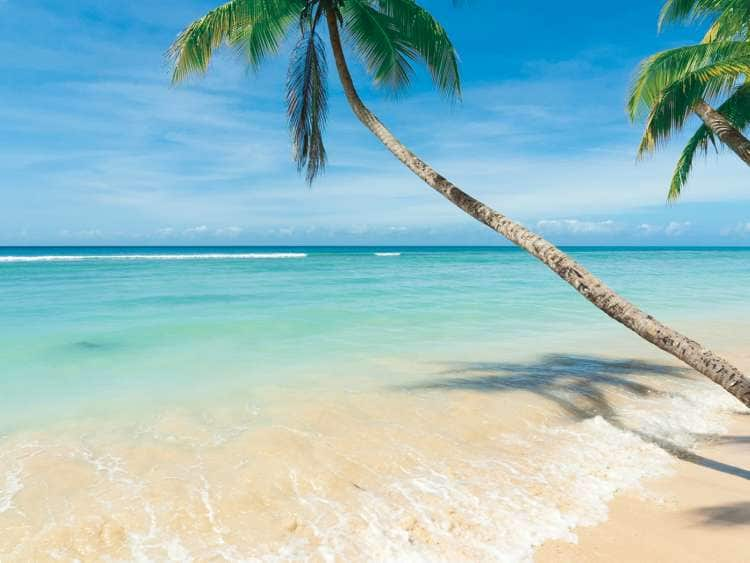
#> input picture Charlotteville-Trinidad-Tobago.jpg.image.750.563.low.jpg, 750 x 563 px, found by its file name
$ python 105rotation.py
#> lines starting #> are read from the running program, lines starting #| are printed output that depends on the picture
#Rotating image
import cv2
import numpy as np
image = cv2.imread("/Users/rajaathota72/Desktop/Charlotteville-Trinidad-Tobago.jpg.image.750.563.low.jpg")
#> image is the input picture: shape (563, 750, 3); mean B, G, R 194.4, 190.6, 151.5
height,width = image.shape[:2]
#> height = 563; width = 750
rotation_matrix=cv2.getRotationMatrix2D((height/2,width/2),45,1)
image_rotation=cv2.warpAffine(image,rotation_matrix,(width,height))
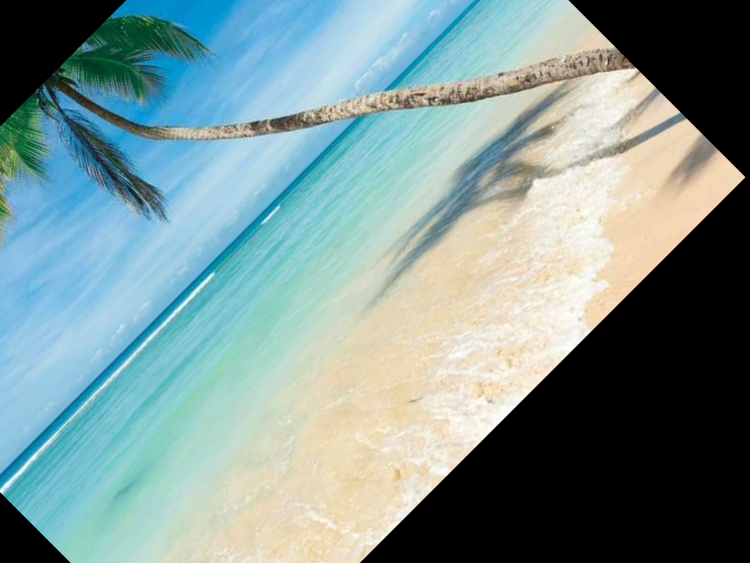
#> image_rotation: shape (563, 750, 3); mean B, G, R 147.5, 148.2, 123.9
cv2.imshow("rotated_image",image_rotation)
cv2.waitKey(5000)
cv2.destroyAllWindows()
